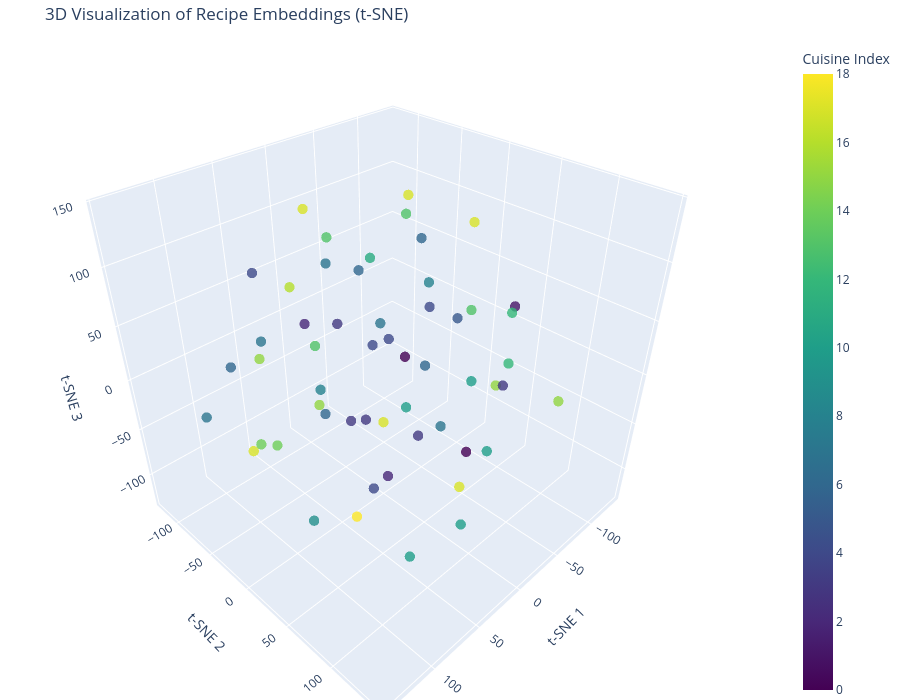
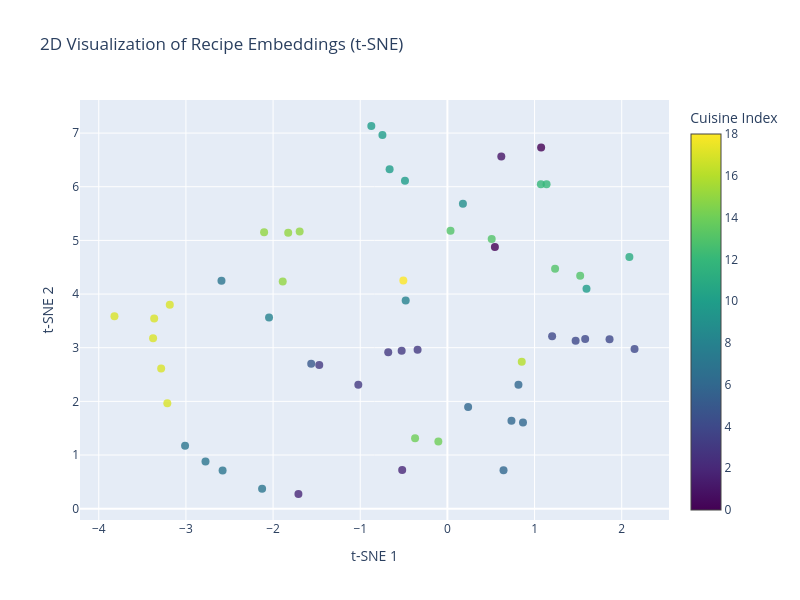

Notebook code cell kept with these figures, in order:
### Code cell
# 3D Visualization of Chroma Vector Store using t-SNE
import plotly.graph_objects as go
from sklearn.manifold import TSNE
from sklearn.decomposition import PCA
import numpy as np

# Get embeddings from collection
results = collection.get(include=['documents', 'embeddings'])
embeddings = np.array(results['embeddings'])
documents = results['documents']
ids = results['ids']

# Extract cuisine labels for coloring
cuisines = []
for doc in documents:
    if 'cuisine:' in doc:
        cuisine = doc.split('cuisine:')[1].split(';')[0].strip()
        cuisines.append(cuisine)
    else:
        cuisines.append('Unknown')

# Reduce to 3D using t-SNE (better for visualization) or PCA (faster)
print("Reducing dimensions with t-SNE...")
tsne = TSNE(n_components=3, random_state=42, perplexity=min(30, len(embeddings)-1))
embeddings_3d = tsne.fit_transform(embeddings)

# Alternative: PCA (uncomment to use instead)
# print("Reducing dimensions with PCA...")
# pca = PCA(n_components=3)
# embeddings_3d = pca.fit_transform(embeddings)

# Create color mapping for cuisines
unique_cuisines = list(set(cuisines))
color_map = {cuisine: i for i, cuisine in enumerate(unique_cuisines)}
colors = [color_map[c] for c in cuisines]

# Create hover text with recipe info
hover_texts = []
for i, (doc, id_) in enumerate(zip(documents, ids)):
    # Extract key info for hover
    name = doc.split('recipe name:')[1].split(';')[0].strip() if 'recipe name:' in doc else 'Unknown'
    cuisine = cuisines[i]
    cooktime = doc.split('cooktime in minutes:')[1].split(';')[0].strip() if 'cooktime in minutes:' in doc else 'Unknown'
    hover_texts.append(f"ID: {id_}<br>Name: {name}<br>Cuisine: {cuisine}<br>Cook time: {cooktime} min")

# Create 3D scatter plot
fig = go.Figure(data=[go.Scatter3d(
    x=embeddings_3d[:, 0],
    y=embeddings_3d[:, 1],
    z=embeddings_3d[:, 2],
    mode='markers',
    marker=dict(
        size=6,
        color=colors,
        colorscale='Viridis',
        showscale=True,
        colorbar=dict(title="Cuisine Index"),
        opacity=0.8
    ),
    text=hover_texts,
    hoverinfo='text',
    name='Recipes'
)])

fig.update_layout(
    title='3D Visualization of Recipe Embeddings (t-SNE)',
    scene=dict(
        xaxis_title='t-SNE 1',
        yaxis_title='t-SNE 2',
        zaxis_title='t-SNE 3'
    ),
    width=900,
    height=700,
    margin=dict(l=0, r=0, b=0, t=40)
)

fig.show()

# Also create a 2D version for comparison
print("\nCreating 2D visualization...")
tsne_2d = TSNE(n_components=2, random_state=42, perplexity=min(30, len(embeddings)-1))
embeddings_2d = tsne_2d.fit_transform(embeddings)

fig2d = go.Figure(data=[go.Scatter(
    x=embeddings_2d[:, 0],
    y=embeddings_2d[:, 1],
    mode='markers',
    marker=dict(
        size=8,
        color=colors,
        colorscale='Viridis',
        showscale=True,
        colorbar=dict(title="Cuisine Index"),
        opacity=0.8
    ),
    text=hover_texts,
    hoverinfo='text'
)])

fig2d.update_layout(
    title='2D Visualization of Recipe Embeddings (t-SNE)',
    xaxis_title='t-SNE 1',
    yaxis_title='t-SNE 2',
    width=800,
    height=600
)

fig2d.show()

### Figure 1 — Plotly figure (JSON) as saved in the notebook; plotly's stock layout.template omitted (floating-point values rounded to 4 significant figures)
{"data": [{"hoverinfo": "text", "marker": {"color": [17, 4, 12, 0, 7, 13, 10, 3, 14, 16, 8, 15, 1, 9, 4, 17, 2, 6, 14, 17, 13, 3, 13, 7, 10, 15, 6, 3, 10, 6, 11, 17, 10, 17, 6, 3, 2, 7, 13, 15, 5, 4, 15, 3, 17, 18, 6, 0, 12, 7, 4, 8, 10, 4, 7], "colorbar": {"title": {"text": "Cuisine Index"}}, "colorscale": [[0, "#440154"], [0.1111, "#482878"], [0.2222, "#3e4989"], [0.3333, "#31688e"], [0.4444, "#26828e"], [0.5556, "#1f9e89"], [0.6667, "#35b779"], [0.7778, "#6ece58"], [0.8889, "#b5de2b"], [1, "#fde725"]], "opacity": 0.8, "showscale": true, "size": 6}, "mode": "markers", "name": "Recipes", "text": ["ID: id_1<br>Name: Classic Margherita Pizza<br>Cuisine: Italian<br>Cook time: 65 min", "ID: id_2<br>Name: Chicken Tikka Masala<br>Cuisine: Indian<br>Cook time: 60 min", "ID: id_3<br>Name: Beef and Broccoli Stir-Fry<br>Cuisine: Chinese<br>Cook time: 25 min", "ID: id_4<br>Name: Vegetarian Buddha Bowl<br>Cuisine: Asian<br>Cook time: 30 min", "ID: id_5<br>Name: Chocolate Chip Cookies<br>Cuisine: American<br>Cook time: 20 min", "ID: id_6<br>Name: Pad Thai<br>Cuisine: Thai<br>Cook time: 30 min", "ID: id_7<br>Name: Japanese Miso Soup<br>Cuisine: Japanese<br>Cook time: 15 min", "ID: id_8<br>Name: Tacos al Pastor<br>Cuisine: Mexican<br>Cook time: 60 min", "ID: id_9<br>Name: Greek Moussaka<br>Cuisine: Greek<br>Cook time: 90 min", "ID: id_10<br>Name: Moroccan Chicken Tagine<br>Cuisine: Moroccan<br>Cook time: 60 min", "ID: id_11<br>Name: Spanish Paella<br>Cuisine: Spanish<br>Cook time: 45 min", "ID: id_12<br>Name: French Onion Soup<br>Cuisine: French<br>Cook time: 30 min", "ID: id_13<br>Name: Korean Bibimbap<br>Cuisine: Korean<br>Cook time: 35 min", "ID: id_14<br>Name: Vietnamese Pho<br>Cuisine: Vietnamese<br>Cook time: 45 min", "ID: id_15<br>Name: Butter Chicken<br>Cuisine: Indian<br>Cook time: 45 min", "ID: id_16<br>Name: Caesar Salad<br>Cuisine: Italian<br>Cook time: 15 min", "ID: id_17<br>Name: Fish and Chips<br>Cuisine: British<br>Cook time: 30 min", "ID: id_18<br>Name: Shakshuka<br>Cuisine: Middle Eastern<br>Cook time: 25 min", "ID: id_19<br>Name: Lamb Gyros<br>Cuisine: Greek<br>Cook time: 55 min", "ID: id_20<br>Name: Caprese Salad<br>Cuisine: Italian<br>Cook time: 10 min", "ID: id_21<br>Name: Thai Green Curry<br>Cuisine: Thai<br>Cook time: 30 min", "ID: id_22<br>Name: Enchiladas Rojas<br>Cuisine: Mexican<br>Cook time: 35 min", "ID: id_23<br>Name: Tom Yum Soup<br>Cuisine: Thai<br>Cook time: 20 min", "ID: id_24<br>Name: Banana Pancakes<br>Cuisine: American<br>Cook time: 20 min", "ID: id_25<br>Name: Sushi Rolls (Maki)<br>Cuisine: Japanese<br>Cook time: 40 min", "ID: id_26<br>Name: Beef Bourguignon<br>Cuisine: French<br>Cook time: 180 min", "ID: id_27<br>Name: Hummus<br>Cuisine: Middle Eastern<br>Cook time: 10 min", "ID: id_28<br>Name: Chicken Fajitas<br>Cuisine: Mexican<br>Cook time: 25 min", "ID: id_29<br>Name: Ramen<br>Cuisine: Japanese<br>Cook time: 30 min", "ID: id_30<br>Name: Falafel Wrap<br>Cuisine: Middle Eastern<br>Cook time: 45 min", "ID: id_31<br>Name: Chicken Adobo<br>Cuisine: Filipino<br>Cook time: 45 min", "ID: id_32<br>Name: Bruschetta<br>Cuisine: Italian<br>Cook time: 20 min", "ID: id_33<br>Name: Chicken Katsu Curry<br>Cuisine: Japanese<br>Cook time: 40 min", "ID: id_34<br>Name: Pasta Carbonara<br>Cuisine: Italian<br>Cook time: 25 min", "ID: id_35<br>Name: Chicken Shawarma<br>Cuisine: Middle Eastern<br>Cook time: 30 min", "ID: id_36<br>Name: Guacamole<br>Cuisine: Mexican<br>Cook time: 10 min", "ID: id_37<br>Name: Shepherd's Pie<br>Cuisine: British<br>Cook time: 60 min", "ID: id_38<br>Name: Tomato Basil Soup<br>Cuisine: American<br>Cook time: 30 min", "ID: id_39<br>Name: Chicken Satay<br>Cuisine: Thai<br>Cook time: 30 min", "ID: id_40<br>Name: Ratatouille<br>Cuisine: French<br>Cook time: 60 min", "ID: id_41<br>Name: Ceviche<br>Cuisine: Peruvian<br>Cook time: 30 min", "ID: id_42<br>Name: Palak Paneer<br>Cuisine: Indian<br>Cook time: 35 min", "ID: id_43<br>Name: Lobster Bisque<br>Cuisine: French<br>Cook time: 60 min", "ID: id_44<br>Name: Chicken Quesadillas<br>Cuisine: Mexican<br>Cook time: 15 min", "ID: id_45<br>Name: Tiramisu<br>Cuisine: Italian<br>Cook time: 360 min", "ID: id_46<br>Name: Jambalaya<br>Cuisine: American (Creole)<br>Cook time: 45 min", "ID: id_47<br>Name: Baklava<br>Cuisine: Middle Eastern<br>Cook time: 60 min", "ID: id_48<br>Name: Coconut Shrimp<br>Cuisine: Asian<br>Cook time: 20 min", "ID: id_49<br>Name: Vegetable Stir-Fry with Tofu<br>Cuisine: Chinese<br>Cook time: 25 min", "ID: id_50<br>Name: New York Cheesecake<br>Cuisine: American<br>Cook time: 120 min", "ID: id_51<br>Name: Biryani<br>Cuisine: Indian<br>Cook time: 90 min", "ID: id_52<br>Name: Gazpacho<br>Cuisine: Spanish<br>Cook time: 150 min", "ID: id_53<br>Name: Teriyaki Salmon<br>Cuisine: Japanese<br>Cook time: 20 min", "ID: id_54<br>Name: Chickpea Curry (Chana Masala)<br>Cuisine: Indian<br>Cook time: 30 min", "ID: id_55<br>Name: Apple Crisp<br>Cuisine: American<br>Cook time: 50 min"], "type": "scatter3d", "x": [75.65, -6.704, -111.9, -56.09, 99.57, 1.062, -15.76, -31.87, 74.05, -6.25, -21.22, -74.54, -70.21, 89.6, 33.53, 143.5, 33.73, -68.25, 105.2, -46.97, 20.98, -7.264, -134.5, 68.02, 44.07, -62.28, 99.34, 83.59, -5.577, -109.3, -34.67, -9.796, 5.102, -13.0, 72.45, 10.62, 47.03, 104.7, -23.85, 49.86, 18.47, 50.82, 12.81, 46.38, -98.48, 97.38, -104.5, -43.12, -113.9, -94.66, -63.9, 38.95, 14.19, 7.817, -75.73], "y": [144.8, -0.1401, 42.41, -29.2, -113.6, 24.37, 77.48, -76.52, -50.5, -122.9, 27.24, 118.2, 71.83, 11.93, 23.64, 21.95, 39.42, -100.3, -26.44, -19.5, -37.19, -62.09, -20.18, 16.57, 74.66, 66.66, -64.46, 68.6, 104.7, -61.7, -49.64, -9.693, 31.0, -105.6, 12.92, 124.4, -36.85, -12.49, -114.5, -98.43, 88.8, -93.83, -67.84, 82.19, 5.124, 72.01, -48.27, 56.43, 39.41, -99.7, -9.006, -32.48, 100.6, -4.448, -0.7548], "z": [20.34, 26.47, -27.8, -28.33, -56.64, 142.9, 20.7, -114.3, -65.14, 24.38, 82.26, -7.931, 59.82, -96.65, 50.63, 16.06, -67.08, 26.32, -30.47, 129.1, 111.1, 12.93, -9.682, 127.0, -125.0, -13.16, 19.84, 35.54, -24.85, 57.37, 69.49, -64.92, -18.0, 101.4, 2.902, 54.77, 47.91, 69.88, -41.67, -12.92, 95.14, 71.28, -65.64, 7.681, 98.01, -42.93, -71.18, -78.48, 21.6, -41.42, 28.08, -16.39, -91.08, -127.7, -102.4]}], "layout": {"height": 700, "margin": {"b": 0, "l": 0, "r": 0, "t": 40}, "scene": {"xaxis": {"title": {"text": "t-SNE 1"}}, "yaxis": {"title": {"text": "t-SNE 2"}}, "zaxis": {"title": {"text": "t-SNE 3"}}}, "title": {"text": "3D Visualization of Recipe Embeddings (t-SNE)"}, "width": 900}}

### Figure 2 — Plotly figure (JSON) as saved in the notebook; plotly's stock layout.template omitted (floating-point values rounded to 4 significant figures)
{"data": [{"hoverinfo": "text", "marker": {"color": [17, 4, 12, 0, 7, 13, 10, 3, 14, 16, 8, 15, 1, 9, 4, 17, 2, 6, 14, 17, 13, 3, 13, 7, 10, 15, 6, 3, 10, 6, 11, 17, 10, 17, 6, 3, 2, 7, 13, 15, 5, 4, 15, 3, 17, 18, 6, 0, 12, 7, 4, 8, 10, 4, 7], "colorbar": {"title": {"text": "Cuisine Index"}}, "colorscale": [[0, "#440154"], [0.1111, "#482878"], [0.2222, "#3e4989"], [0.3333, "#31688e"], [0.4444, "#26828e"], [0.5556, "#1f9e89"], [0.6667, "#35b779"], [0.7778, "#6ece58"], [0.8889, "#b5de2b"], [1, "#fde725"]], "opacity": 0.8, "showscale": true, "size": 8}, "mode": "markers", "text": ["ID: id_1<br>Name: Classic Margherita Pizza<br>Cuisine: Italian<br>Cook time: 65 min", "ID: id_2<br>Name: Chicken Tikka Masala<br>Cuisine: Indian<br>Cook time: 60 min", "ID: id_3<br>Name: Beef and Broccoli Stir-Fry<br>Cuisine: Chinese<br>Cook time: 25 min", "ID: id_4<br>Name: Vegetarian Buddha Bowl<br>Cuisine: Asian<br>Cook time: 30 min", "ID: id_5<br>Name: Chocolate Chip Cookies<br>Cuisine: American<br>Cook time: 20 min", "ID: id_6<br>Name: Pad Thai<br>Cuisine: Thai<br>Cook time: 30 min", "ID: id_7<br>Name: Japanese Miso Soup<br>Cuisine: Japanese<br>Cook time: 15 min", "ID: id_8<br>Name: Tacos al Pastor<br>Cuisine: Mexican<br>Cook time: 60 min", "ID: id_9<br>Name: Greek Moussaka<br>Cuisine: Greek<br>Cook time: 90 min", "ID: id_10<br>Name: Moroccan Chicken Tagine<br>Cuisine: Moroccan<br>Cook time: 60 min", "ID: id_11<br>Name: Spanish Paella<br>Cuisine: Spanish<br>Cook time: 45 min", "ID: id_12<br>Name: French Onion Soup<br>Cuisine: French<br>Cook time: 30 min", "ID: id_13<br>Name: Korean Bibimbap<br>Cuisine: Korean<br>Cook time: 35 min", "ID: id_14<br>Name: Vietnamese Pho<br>Cuisine: Vietnamese<br>Cook time: 45 min", "ID: id_15<br>Name: Butter Chicken<br>Cuisine: Indian<br>Cook time: 45 min", "ID: id_16<br>Name: Caesar Salad<br>Cuisine: Italian<br>Cook time: 15 min", "ID: id_17<br>Name: Fish and Chips<br>Cuisine: British<br>Cook time: 30 min", "ID: id_18<br>Name: Shakshuka<br>Cuisine: Middle Eastern<br>Cook time: 25 min", "ID: id_19<br>Name: Lamb Gyros<br>Cuisine: Greek<br>Cook time: 55 min", "ID: id_20<br>Name: Caprese Salad<br>Cuisine: Italian<br>Cook time: 10 min", "ID: id_21<br>Name: Thai Green Curry<br>Cuisine: Thai<br>Cook time: 30 min", "ID: id_22<br>Name: Enchiladas Rojas<br>Cuisine: Mexican<br>Cook time: 35 min", "ID: id_23<br>Name: Tom Yum Soup<br>Cuisine: Thai<br>Cook time: 20 min", "ID: id_24<br>Name: Banana Pancakes<br>Cuisine: American<br>Cook time: 20 min", "ID: id_25<br>Name: Sushi Rolls (Maki)<br>Cuisine: Japanese<br>Cook time: 40 min", "ID: id_26<br>Name: Beef Bourguignon<br>Cuisine: French<br>Cook time: 180 min", "ID: id_27<br>Name: Hummus<br>Cuisine: Middle Eastern<br>Cook time: 10 min", "ID: id_28<br>Name: Chicken Fajitas<br>Cuisine: Mexican<br>Cook time: 25 min", "ID: id_29<br>Name: Ramen<br>Cuisine: Japanese<br>Cook time: 30 min", "ID: id_30<br>Name: Falafel Wrap<br>Cuisine: Middle Eastern<br>Cook time: 45 min", "ID: id_31<br>Name: Chicken Adobo<br>Cuisine: Filipino<br>Cook time: 45 min", "ID: id_32<br>Name: Bruschetta<br>Cuisine: Italian<br>Cook time: 20 min", "ID: id_33<br>Name: Chicken Katsu Curry<br>Cuisine: Japanese<br>Cook time: 40 min", "ID: id_34<br>Name: Pasta Carbonara<br>Cuisine: Italian<br>Cook time: 25 min", "ID: id_35<br>Name: Chicken Shawarma<br>Cuisine: Middle Eastern<br>Cook time: 30 min", "ID: id_36<br>Name: Guacamole<br>Cuisine: Mexican<br>Cook time: 10 min", "ID: id_37<br>Name: Shepherd's Pie<br>Cuisine: British<br>Cook time: 60 min", "ID: id_38<br>Name: Tomato Basil Soup<br>Cuisine: American<br>Cook time: 30 min", "ID: id_39<br>Name: Chicken Satay<br>Cuisine: Thai<br>Cook time: 30 min", "ID: id_40<br>Name: Ratatouille<br>Cuisine: French<br>Cook time: 60 min", "ID: id_41<br>Name: Ceviche<br>Cuisine: Peruvian<br>Cook time: 30 min", "ID: id_42<br>Name: Palak Paneer<br>Cuisine: Indian<br>Cook time: 35 min", "ID: id_43<br>Name: Lobster Bisque<br>Cuisine: French<br>Cook time: 60 min", "ID: id_44<br>Name: Chicken Quesadillas<br>Cuisine: Mexican<br>Cook time: 15 min", "ID: id_45<br>Name: Tiramisu<br>Cuisine: Italian<br>Cook time: 360 min", "ID: id_46<br>Name: Jambalaya<br>Cuisine: American (Creole)<br>Cook time: 45 min", "ID: id_47<br>Name: Baklava<br>Cuisine: Middle Eastern<br>Cook time: 60 min", "ID: id_48<br>Name: Coconut Shrimp<br>Cuisine: Asian<br>Cook time: 20 min", "ID: id_49<br>Name: Vegetable Stir-Fry with Tofu<br>Cuisine: Chinese<br>Cook time: 25 min", "ID: id_50<br>Name: New York Cheesecake<br>Cuisine: American<br>Cook time: 120 min", "ID: id_51<br>Name: Biryani<br>Cuisine: Indian<br>Cook time: 90 min", "ID: id_52<br>Name: Gazpacho<br>Cuisine: Spanish<br>Cook time: 150 min", "ID: id_53<br>Name: Teriyaki Salmon<br>Cuisine: Japanese<br>Cook time: 20 min", "ID: id_54<br>Name: Chickpea Curry (Chana Masala)<br>Cuisine: Indian<br>Cook time: 30 min", "ID: id_55<br>Name: Apple Crisp<br>Cuisine: American<br>Cook time: 50 min"], "type": "scatter", "x": [-3.82, 1.581, 1.072, 1.075, -2.126, 0.5082, -0.6631, -1.022, -0.371, 0.853, -0.4786, -2.103, 0.6183, 0.178, 1.471, -3.377, -1.709, 0.2379, -0.1039, -3.364, 1.235, -0.6788, 0.03575, -2.579, -0.873, -1.826, 0.7349, -0.342, -0.4868, 0.8672, 2.088, -3.185, 1.596, -3.284, 0.8152, -1.47, -0.5188, -2.592, 1.523, -1.889, -1.563, 2.147, -1.695, -0.5248, -3.213, -0.5056, 0.6439, 0.5449, 1.138, -3.01, 1.201, -2.046, -0.7456, 1.86, -2.775], "y": [3.587, 3.164, 6.045, 6.73, 0.3695, 5.026, 6.327, 2.311, 1.312, 2.741, 3.882, 5.151, 6.563, 5.684, 3.129, 3.179, 0.2735, 1.897, 1.254, 3.542, 4.472, 2.913, 5.178, 0.7108, 7.132, 5.141, 1.638, 2.964, 6.11, 1.608, 4.69, 3.801, 4.099, 2.614, 2.308, 2.678, 0.7202, 4.247, 4.341, 4.235, 2.701, 2.976, 5.167, 2.944, 1.964, 4.253, 0.7169, 4.877, 6.045, 1.171, 3.216, 3.564, 6.966, 3.158, 0.8774]}], "layout": {"height": 600, "title": {"text": "2D Visualization of Recipe Embeddings (t-SNE)"}, "width": 800, "xaxis": {"title": {"text": "t-SNE 1"}}, "yaxis": {"title": {"text": "t-SNE 2"}}}}
